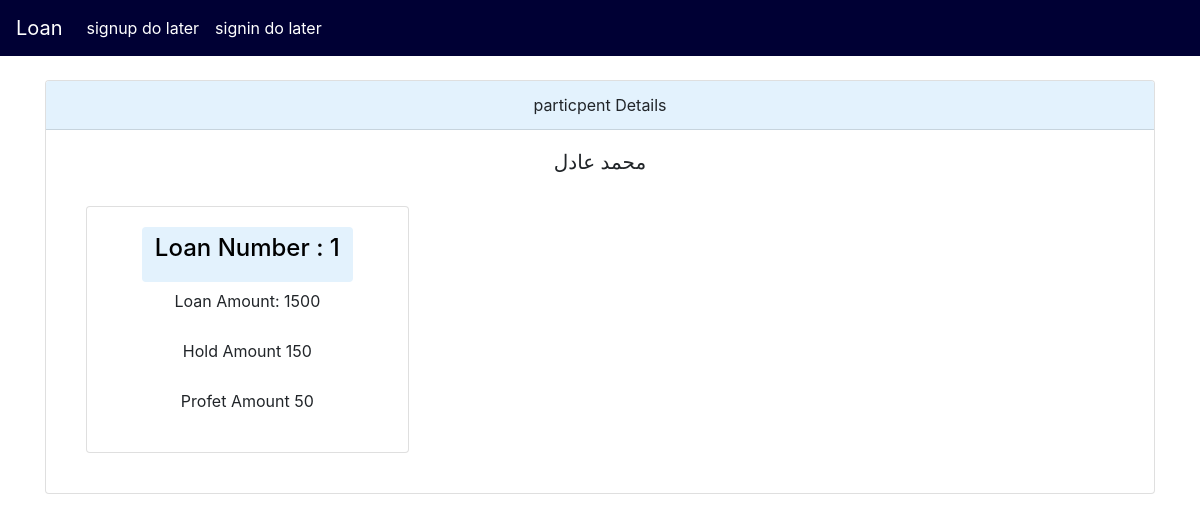
/participants/1/, run on the app's committed database.
### Loans/models.py (models this page shows, shortened)
class Participants(models.Model):
	name = models.CharField(max_length=120)

class Loan(models.Model):
	participant = models.ForeignKey(Participants, on_delete=models.CASCADE, blank=True, null=True)
	loan_amount = models.IntegerField(default=0)
	hold_amount = models.IntegerField(default=0)
	profit_amount = models.IntegerField(default=0)
	date=models.DateField(blank=True, null=True)
	totla_loan_amount=models.IntegerField(default=0)
	paid_amount=models.IntegerField(default=0)

### Loans/views.py (the view)
# urls.py: path('participants/<int:participants_id>/', views.loan_list, name='loan-detail'),
def loan_list(request, participants_id):
	participants = Participants.objects.get(id=participants_id)
	Loan_obj= Loan.objects.filter(participant=participants).order_by("participant")
	context = {
		"participants": participants,
		"loan": Loan_obj,
	}
	return render(request, 'part_detail.html', context)

### Loans/templates/part_detail.html (shortened to what this page needs)
{% extends "base.html" %}
{% block content %}
<div class="card text-center">
  <div class="card-header" style="background-color: #e3f2fd; color: 000034;">
    particpent Details
  </div>
  <div class="card-body">
    <h5 class="card-title" style="color: 000034;">{{participants.name}}</h5>
    <div class="card-body">
    <div class="row">
      {% for x in loan %}
      <div class="col-sm-4">
        <div class="card">
          <div class="card-body">
            <div class= "col">
              <a href="{% url 'pyment-list' x.id %}" class="btn" style="background-color: #e3f2fd; color: black;">
                <h4 class="card-title">Loan Number : {{x.id}}</h4>
              </a>
            </div>
            <div class= "col">
              <h5 class="card-title btn">Loan Amount: {{x.loan_amount}}</h5>
            </div>
            <div class= "col">
                <h5 class="card-title btn">Hold Amount {{x.hold_amount}}</h5>
            </div>
            <div class= "col">
              <h5 class="card-title btn">Profet Amount {{x.profit_amount}}</h5>
            </div>
          </div>
        </div>
      </div>
      {% endfor %}
      </div>
  </div>
{% endblock content %}

### data on the page
Participants: name "محمد عادل"
Loan: id "1", loan_amount "1500", hold_amount "150", profit_amount "50"
